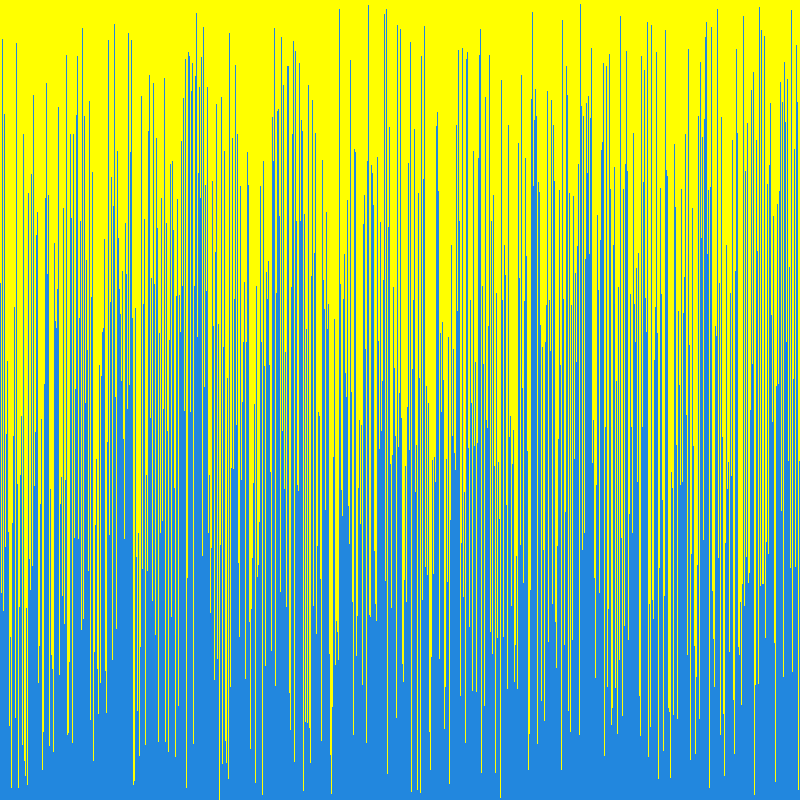
Frame 1 (no input)
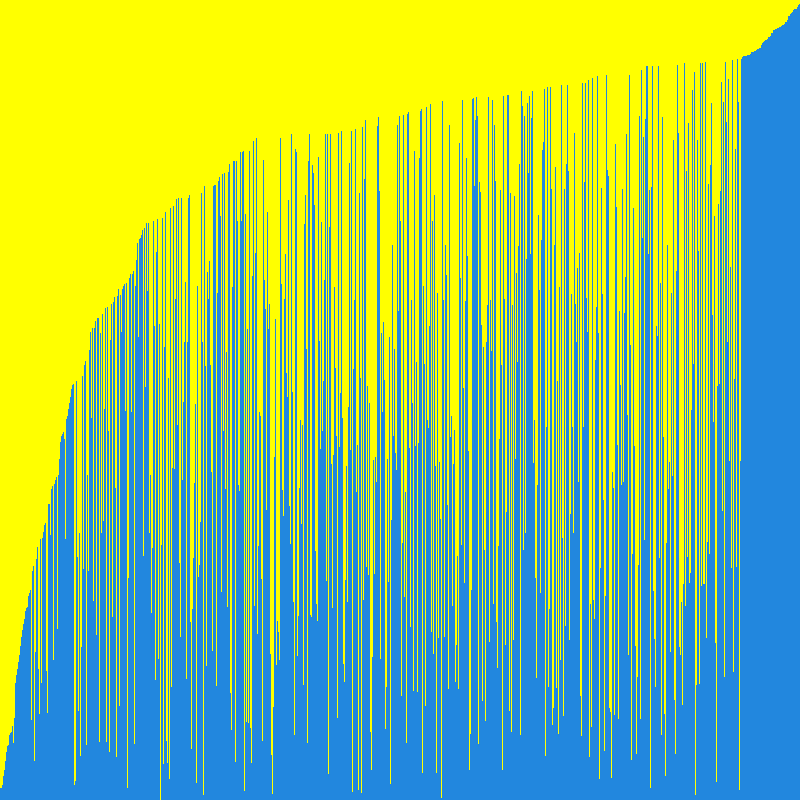
Frame 60 (the mouse pressed at the canvas centre just before this capture)
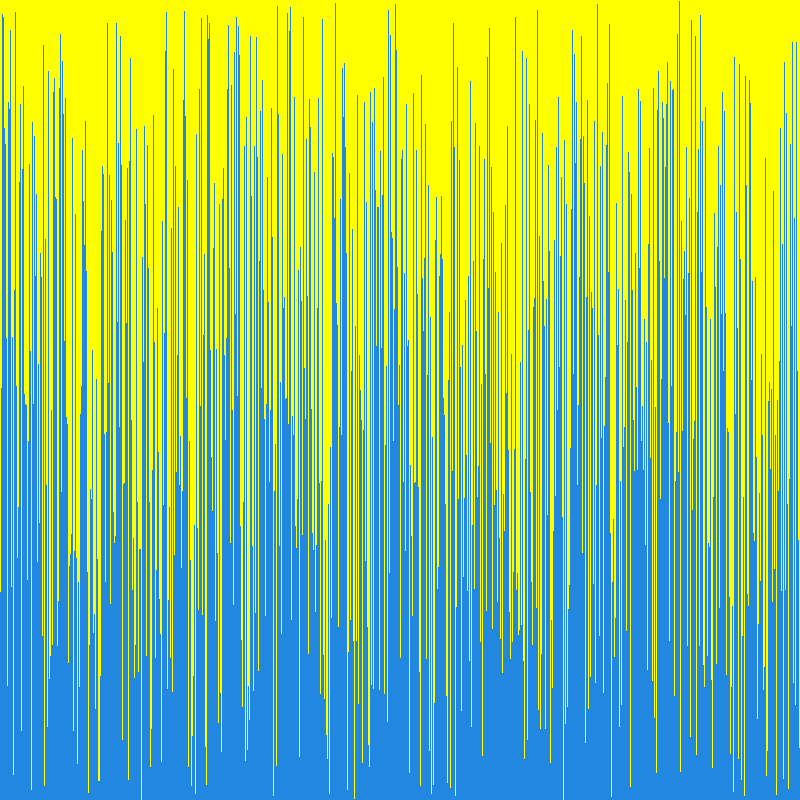
Frame 120 (the mouse held since frame 60 and released just before this capture)

The Processing sketch that drew these frames (run headless with seeded random() and noise(); from frame 60 on, the mouse is pressed at the canvas centre):

// Processing sketch: visualarraysorter
// ── visualarraysorter.pde
/* Paste the code into a new Processing sketch and complete the steps. */

//1. create an array of ints. don't initialize it yet.
    int[] stuff;
void setup() {
  //2. set the size of your window
  //  if you are using Processing 3, you cannot use variables
  //  because the developers don't know how programming is supposed to work.
size(800,800);
  //3. initialize your array with the built in width variable
  stuff= new int[800];
  //4. initialize the ints in the array with random numbers
  //   from 0 to the built in height variable
randomizer();
  //5. call the noStroke() method
noStroke();
}

void draw() {
  //6. set the background color with background(r, g, b);
background(#FFFF00);
  //7. set the color for your graph
fill(34,135,222);
  //8. draw a rectangle for each int in your array.

  //   the x value will be the current index in the array
  //   the y value will the height variable
  //   the width is 1 (one)
  //   the height is negative the value of the element at the current index of the array
for (int i = 0; i < stuff.length; i++) {
rect(i, 800, 1, -stuff[i]);
}

  //9. call the stepSort method
stepSort(stuff);
  //10. extract the code that randomizes the array into a method.

  //11. call the method you made in step 10 when the mouse is pressed
if(mousePressed){
 randomizer(); 
}
}

void stepSort(int[] arr) {
  for (int i = 1; i < arr.length; i++) {
    if (arr[i - 1] > arr[i]) {
      int t = arr[i];
      arr[i] = arr[i - 1];
      arr[i - 1] = t;
    }
  }
}
void randomizer(){
 for (int i = 0; i < stuff.length; i++) {
      int x = (int)random(800);
      stuff[i] = x;
    } 
}
